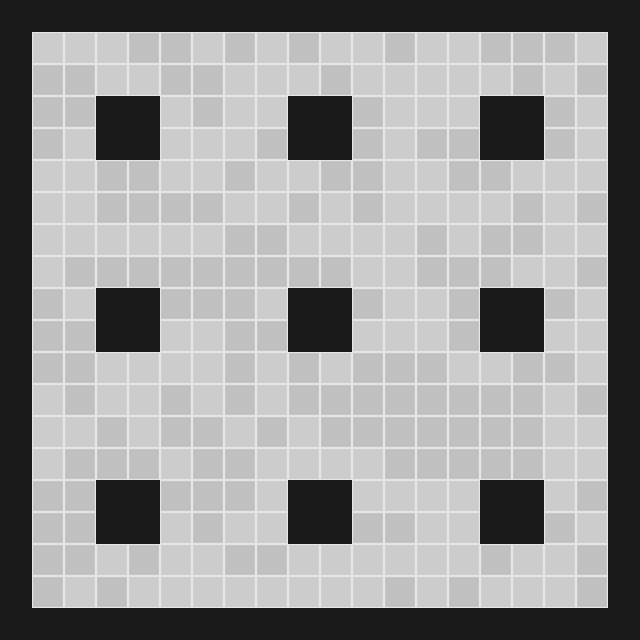

Below is a game level as drawn by its tile map, then a one-line description and the .tmx file that defines it, in full:
An orthogonal 20x20 tile map with 32x32 px tiles, 1 tile layer (top).

<map version="1.2" tiledversion="1.3.3" orientation="orthogonal" renderorder="right-down" width="20" height="20" tilewidth="32" tileheight="32" infinite="0" nextlayerid="2" nextobjectid="1">
 <editorsettings>
  <export target="map.json" format="json" />
 </editorsettings>
 <tileset firstgid="1" name="tiles" tilewidth="32" tileheight="32" tilecount="4" columns="2">
  <image source="tiles.png" width="64" height="64" />
  <tile id="0">
   <properties>
    <property name="collides" type="bool" value="false" />
   </properties>
  </tile>
  <tile id="1">
   <properties>
    <property name="collides" type="bool" value="true" />
   </properties>
  </tile>
  <tile id="2">
   <properties>
    <property name="collides" type="bool" value="false" />
   </properties>
  </tile>
 </tileset>
 <layer id="1" name="top" width="20" height="20">
  <data encoding="csv">
2,2,2,2,2,2,2,2,2,2,2,2,2,2,2,2,2,2,2,2,
2,1,1,1,3,3,1,3,1,3,1,1,3,1,1,3,3,3,1,2,
2,3,3,1,1,3,3,1,1,1,3,1,1,1,1,1,3,1,3,2,
2,3,3,2,2,1,3,1,1,2,2,3,1,1,1,2,2,3,1,2,
2,3,1,2,2,1,1,1,3,2,2,3,1,3,3,2,2,3,1,2,
2,1,1,3,3,1,1,3,1,1,3,3,1,1,3,3,1,1,1,2,
2,1,1,3,3,3,3,1,1,3,1,3,1,1,1,1,3,1,3,2,
2,1,1,1,1,1,1,3,3,1,1,1,1,3,1,3,3,1,1,2,
2,1,3,3,3,3,3,3,3,3,3,1,1,3,3,3,1,1,3,2,
2,3,1,2,2,3,3,3,1,2,2,3,1,1,3,2,2,3,1,2,
2,3,3,2,2,1,1,3,3,2,2,1,1,1,3,2,2,1,1,2,
2,3,3,1,1,1,1,3,1,3,1,3,3,3,1,1,3,3,1,2,
2,1,3,1,1,3,1,3,1,3,3,3,3,3,3,3,3,1,3,2,
2,1,1,3,1,3,3,1,3,1,3,3,3,3,3,3,3,1,1,2,
2,1,3,3,3,1,3,3,1,1,1,1,3,3,3,3,3,1,1,2,
2,3,3,2,2,3,3,3,1,2,2,1,1,1,1,2,2,1,3,2,
2,3,3,2,2,1,3,1,1,2,2,3,3,1,1,2,2,3,1,2,
2,3,3,1,3,1,1,3,3,1,1,1,1,1,1,3,1,1,3,2,
2,3,1,3,1,1,1,1,1,1,1,1,3,1,3,1,1,1,3,2,
2,2,2,2,2,2,2,2,2,2,2,2,2,2,2,2,2,2,2,2
</data>
 </layer>
</map>